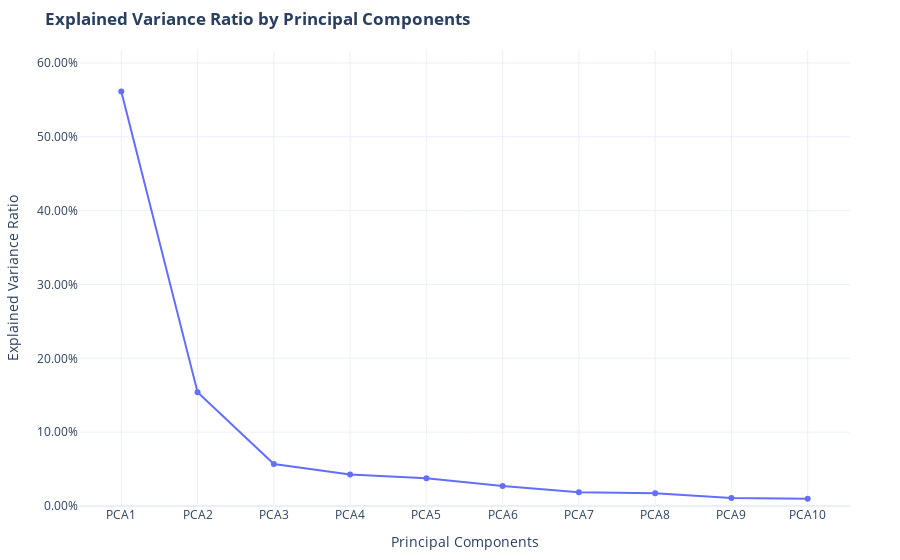

Notebook code cell kept with this figure:
### Code cell
#| code-summary: Varience Ratio
data = loc[(loc['RCP']==4.5)].dropna(axis=1, how='any')
X = data.iloc[:,list(range(3, len(data.columns)))]

# Standardize the features
scaler = StandardScaler()
X_scaled = scaler.fit_transform(X)

# Apply PCA
pca = PCA(n_components=10)  # Reduce to 2 components for visualization
X_pca = pca.fit_transform(X_scaled)

# Add the PCA and cluster results to the DataFrame
data['PCA1'] = X_pca[:, 0]
data['PCA2'] = X_pca[:, 1]
data['PCA3'] = X_pca[:, 2]

# Get the component loadings
loadings = pca.components_.T
columns = X.columns

# Create a DataFrame for loadings
loadings_df = pd.DataFrame(loadings, columns=['PCA1', 'PCA2', 'PCA3', 'PCA4', 'PCA5', 'PCA6', 'PCA7', 'PCA8', 'PCA9', 'PCA10'], index=columns)

# Get the explained variance ratio
explained_variance_ratio = pca.explained_variance_ratio_

# Cumulative explained variance
cumulative_explained_variance = np.cumsum(explained_variance_ratio)


# Create a list of x-axis labels from PCA1 to PCA10
x_labels = [f'PCA{i+1}' for i in range(len(explained_variance_ratio))]

# Create a line chart for explained variance ratio
fig = go.Figure(data=go.Scatter(
    x=x_labels,
    y=explained_variance_ratio,
    mode='lines+markers',
    text=explained_variance_ratio,
    textposition='top center'
))

# Update layout for better readability
fig.update_layout(
    title='<b>Explained Variance Ratio by Principal Components</b>',
    xaxis_title='Principal Components',
    yaxis_title='Explained Variance Ratio',
    yaxis=dict(tickformat=".2%", range=[0, 1.1 * explained_variance_ratio.max()]),  # Adjust the range as needed
    template='plotly_white',
    margin=dict(l=50, r=50, b=50, t=50)  # Adjust the padding as needed
)

fig.show()

### Figure 1 — Plotly figure (JSON) as saved in the notebook; plotly's stock layout.template omitted (floating-point values rounded to 4 significant figures)
{"data": [{"mode": "lines+markers", "text": [0.5614, 0.1541, 0.05695, 0.04278, 0.03745, 0.02695, 0.01868, 0.01718, 0.01081, 0.009658], "textposition": "top center", "type": "scatter", "x": ["PCA1", "PCA2", "PCA3", "PCA4", "PCA5", "PCA6", "PCA7", "PCA8", "PCA9", "PCA10"], "y": [0.5614, 0.1541, 0.05695, 0.04278, 0.03745, 0.02695, 0.01868, 0.01718, 0.01081, 0.009658]}], "layout": {"margin": {"b": 50, "l": 50, "r": 50, "t": 50}, "title": {"text": "<b>Explained Variance Ratio by Principal Components</b>"}, "xaxis": {"title": {"text": "Principal Components"}}, "yaxis": {"range": [0, 0.6175], "tickformat": ".2%", "title": {"text": "Explained Variance Ratio"}}}}
